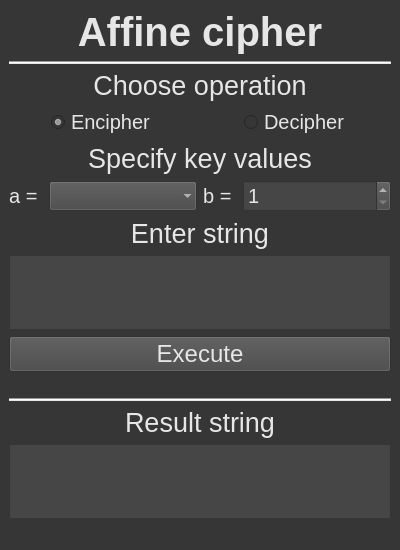
<?xml version="1.0" encoding="UTF-8"?>
<ui version="4.0">
 <class>MainWindow</class>
 <widget class="QMainWindow" name="MainWindow">
  <property name="geometry">
   <rect>
    <x>0</x>
    <y>0</y>
    <width>400</width>
    <height>550</height>
   </rect>
  </property>
  <property name="minimumSize">
   <size>
    <width>400</width>
    <height>550</height>
   </size>
  </property>
  <property name="windowTitle">
   <string>MainWindow</string>
  </property>
  <property name="styleSheet">
   <string notr="true">background-color: rgb(54, 54, 54);</string>
  </property>
  <widget class="QWidget" name="centralwidget">
   <layout class="QGridLayout" name="gridLayout">
    <item row="0" column="0">
     <layout class="QVBoxLayout" name="verticalLayout">
      <item>
       <widget class="QLabel" name="label_title">
        <property name="font">
         <font>
          <pointsize>30</pointsize>
          <weight>75</weight>
          <bold>true</bold>
          <kerning>true</kerning>
         </font>
        </property>
        <property name="styleSheet">
         <string notr="true">color: rgb(230, 230, 230);</string>
        </property>
        <property name="text">
         <string>Affine cipher</string>
        </property>
        <property name="alignment">
         <set>Qt::AlignCenter</set>
        </property>
       </widget>
      </item>
      <item>
       <widget class="Line" name="line_top">
        <property name="styleSheet">
         <string notr="true">background-color: rgb(230, 230, 230);</string>
        </property>
        <property name="orientation">
         <enum>Qt::Horizontal</enum>
        </property>
       </widget>
      </item>
      <item>
       <widget class="QLabel" name="label_operation">
        <property name="font">
         <font>
          <pointsize>20</pointsize>
         </font>
        </property>
        <property name="styleSheet">
         <string notr="true">color: rgb(230, 230, 230);</string>
        </property>
        <property name="text">
         <string>Choose operation</string>
        </property>
        <property name="alignment">
         <set>Qt::AlignCenter</set>
        </property>
       </widget>
      </item>
      <item>
       <layout class="QHBoxLayout" name="horizontalLayout">
        <item alignment="Qt::AlignHCenter|Qt::AlignVCenter">
         <widget class="QRadioButton" name="encipher_radio">
          <property name="font">
           <font>
            <pointsize>15</pointsize>
           </font>
          </property>
          <property name="styleSheet">
           <string notr="true">color: rgb(230, 230, 230);</string>
          </property>
          <property name="text">
           <string>Encipher</string>
          </property>
          <property name="checked">
           <bool>true</bool>
          </property>
         </widget>
        </item>
        <item alignment="Qt::AlignHCenter|Qt::AlignVCenter">
         <widget class="QRadioButton" name="decipher_radio">
          <property name="font">
           <font>
            <pointsize>15</pointsize>
           </font>
          </property>
          <property name="styleSheet">
           <string notr="true">color: rgb(230, 230, 230);</string>
          </property>
          <property name="text">
           <string>Decipher</string>
          </property>
         </widget>
        </item>
       </layout>
      </item>
      <item>
       <widget class="QLabel" name="label_keys">
        <property name="font">
         <font>
          <pointsize>20</pointsize>
         </font>
        </property>
        <property name="styleSheet">
         <string notr="true">color: rgb(230, 230, 230);</string>
        </property>
        <property name="lineWidth">
         <number>1</number>
        </property>
        <property name="text">
         <string>Specify key values</string>
        </property>
        <property name="alignment">
         <set>Qt::AlignCenter</set>
        </property>
       </widget>
      </item>
      <item>
       <layout class="QHBoxLayout" name="horizontalLayout_2" stretch="0,2,0,2">
        <item>
         <widget class="QLabel" name="label_key_a">
          <property name="font">
           <font>
            <pointsize>15</pointsize>
           </font>
          </property>
          <property name="layoutDirection">
           <enum>Qt::LeftToRight</enum>
          </property>
          <property name="styleSheet">
           <string notr="true">color: rgb(230, 230, 230);</string>
          </property>
          <property name="text">
           <string>a = </string>
          </property>
          <property name="alignment">
           <set>Qt::AlignRight|Qt::AlignTrailing|Qt::AlignVCenter</set>
          </property>
         </widget>
        </item>
        <item>
         <widget class="QComboBox" name="key_a">
          <property name="font">
           <font>
            <pointsize>15</pointsize>
           </font>
          </property>
          <property name="toolTip">
           <string/>
          </property>
          <property name="styleSheet">
           <string notr="true">color: rgb(230, 230, 230);
background-color: rgb(70, 70, 70);
selection-background-color: rgb(100, 100, 100);</string>
          </property>
          <property name="frame">
           <bool>false</bool>
          </property>
         </widget>
        </item>
        <item>
         <widget class="QLabel" name="label_key_b">
          <property name="font">
           <font>
            <pointsize>15</pointsize>
           </font>
          </property>
          <property name="styleSheet">
           <string notr="true">color: rgb(230, 230, 230);</string>
          </property>
          <property name="text">
           <string>b = </string>
          </property>
          <property name="alignment">
           <set>Qt::AlignRight|Qt::AlignTrailing|Qt::AlignVCenter</set>
          </property>
         </widget>
        </item>
        <item>
         <widget class="QSpinBox" name="key_b">
          <property name="font">
           <font>
            <pointsize>15</pointsize>
           </font>
          </property>
          <property name="styleSheet">
           <string notr="true">color: rgb(230, 230, 230);
background-color: rgb(70, 70, 70);</string>
          </property>
          <property name="frame">
           <bool>true</bool>
          </property>
          <property name="minimum">
           <number>1</number>
          </property>
          <property name="maximum">
           <number>999999999</number>
          </property>
         </widget>
        </item>
       </layout>
      </item>
      <item>
       <widget class="QLabel" name="label_text">
        <property name="font">
         <font>
          <pointsize>20</pointsize>
         </font>
        </property>
        <property name="styleSheet">
         <string notr="true">color: rgb(230, 230, 230);</string>
        </property>
        <property name="text">
         <string>Enter string</string>
        </property>
        <property name="alignment">
         <set>Qt::AlignCenter</set>
        </property>
       </widget>
      </item>
      <item>
       <widget class="QPlainTextEdit" name="text_field">
        <property name="font">
         <font>
          <pointsize>15</pointsize>
         </font>
        </property>
        <property name="styleSheet">
         <string notr="true">color: rgb(230, 230, 230);
background-color: rgb(70, 70, 70);</string>
        </property>
        <property name="plainText">
         <string/>
        </property>
       </widget>
      </item>
      <item>
       <widget class="QPushButton" name="execute_button">
        <property name="font">
         <font>
          <pointsize>18</pointsize>
         </font>
        </property>
        <property name="styleSheet">
         <string notr="true">color: rgb(230, 230, 230);
background-color: rgb(70, 70, 70);</string>
        </property>
        <property name="text">
         <string>Execute</string>
        </property>
       </widget>
      </item>
      <item>
       <spacer name="horizontalSpacer">
        <property name="orientation">
         <enum>Qt::Horizontal</enum>
        </property>
        <property name="sizeHint" stdset="0">
         <size>
          <width>40</width>
          <height>20</height>
         </size>
        </property>
       </spacer>
      </item>
      <item>
       <widget class="Line" name="line_2">
        <property name="styleSheet">
         <string notr="true">background-color: rgb(230, 230, 230);</string>
        </property>
        <property name="orientation">
         <enum>Qt::Horizontal</enum>
        </property>
       </widget>
      </item>
      <item>
       <widget class="QLabel" name="label_result">
        <property name="font">
         <font>
          <pointsize>20</pointsize>
         </font>
        </property>
        <property name="styleSheet">
         <string notr="true">color: rgb(230, 230, 230);</string>
        </property>
        <property name="text">
         <string>Result string</string>
        </property>
        <property name="alignment">
         <set>Qt::AlignCenter</set>
        </property>
       </widget>
      </item>
      <item>
       <widget class="QPlainTextEdit" name="result_field">
        <property name="font">
         <font>
          <pointsize>15</pointsize>
         </font>
        </property>
        <property name="styleSheet">
         <string notr="true">color: rgb(230, 230, 230);
background-color: rgb(70, 70, 70);</string>
        </property>
        <property name="readOnly">
         <bool>true</bool>
        </property>
        <property name="plainText">
         <string/>
        </property>
       </widget>
      </item>
     </layout>
    </item>
   </layout>
  </widget>
  <widget class="QMenuBar" name="menubar">
   <property name="geometry">
    <rect>
     <x>0</x>
     <y>0</y>
     <width>400</width>
     <height>22</height>
    </rect>
   </property>
  </widget>
  <widget class="QStatusBar" name="statusbar"/>
 </widget>
 <resources/>
 <connections/>
</ui>
